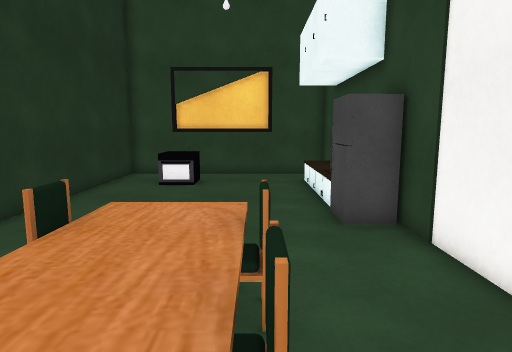
View 1 (above)

22 first-person views from a walk through a scene from a Unity 3-D project. The camera is 1.2 m above the floor, tilts 8° down and sees 75° across. Doors are open. The floor is counted in squares, 0.5 m on a side. Each view is taken from the middle of a square. On the plan, view 1 faces up. The plan holds only what a view shows up to about 20 squares ahead; the rest is blank. The place goes on beyond the plan. The player is left out. Some animated figures are left out. Some surface patterns are stand-ins.

View 2
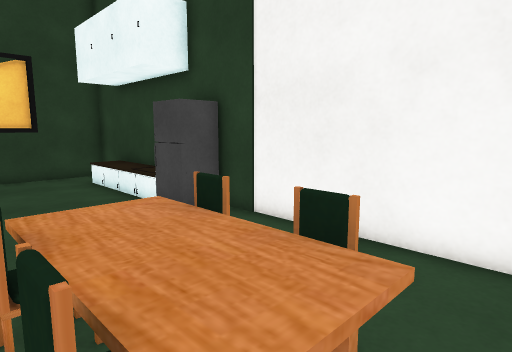

View 3
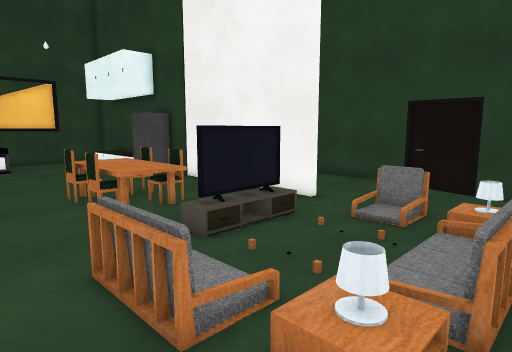

View 4
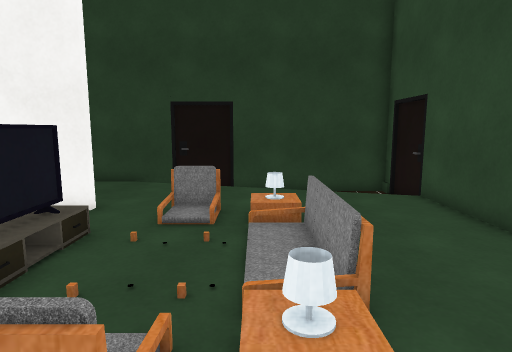

View 5
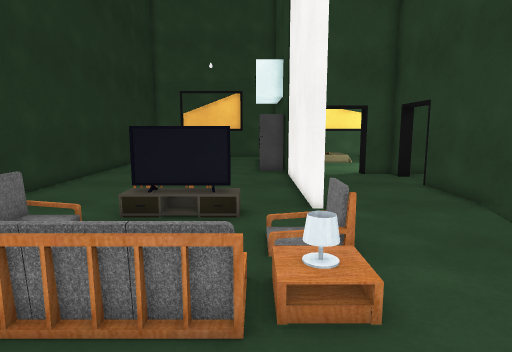

View 6
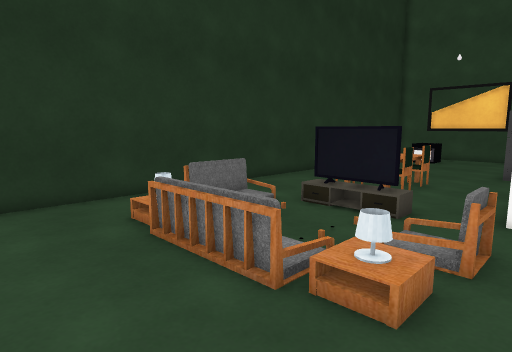

View 7
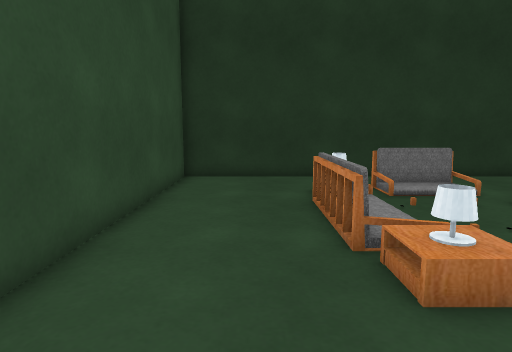

View 8
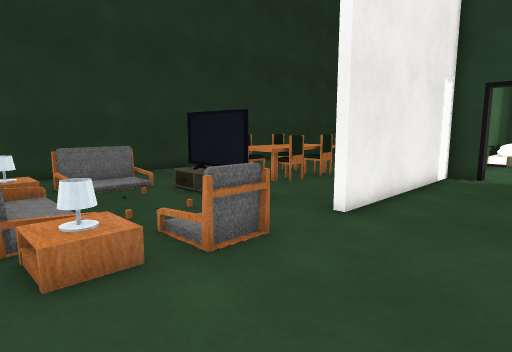

View 9
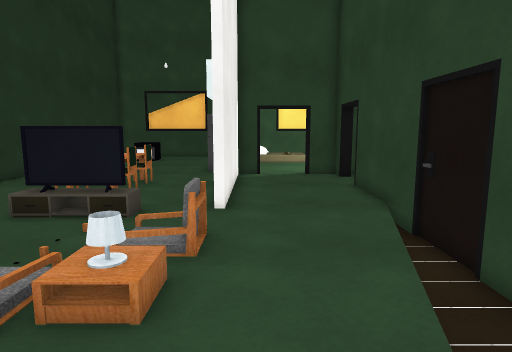

View 10
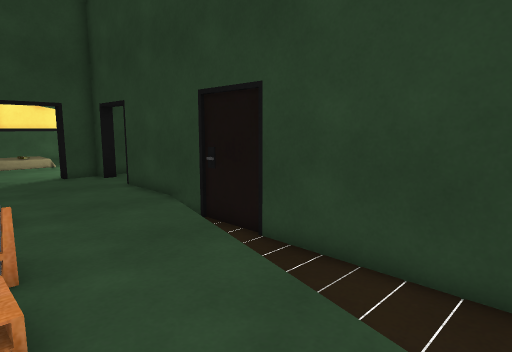

View 11
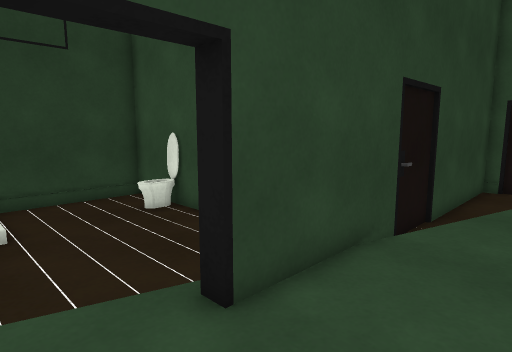

View 12
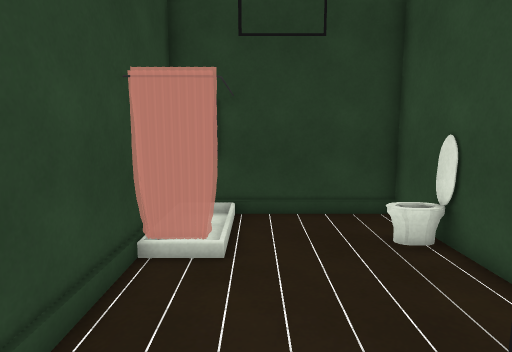

View 13
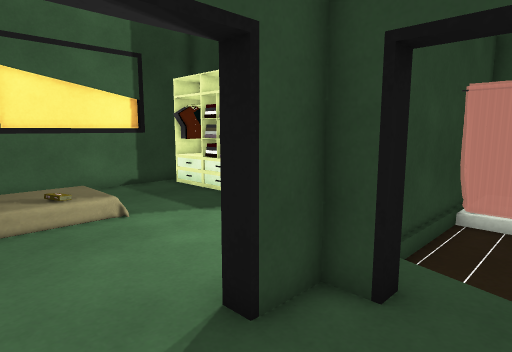

View 14
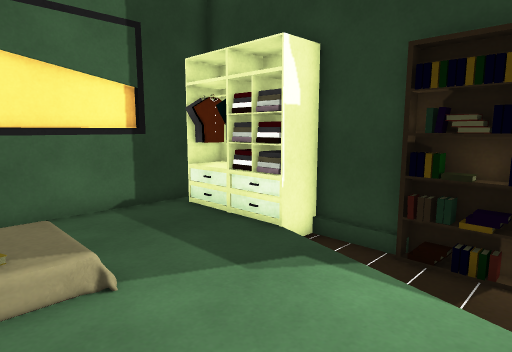

View 15
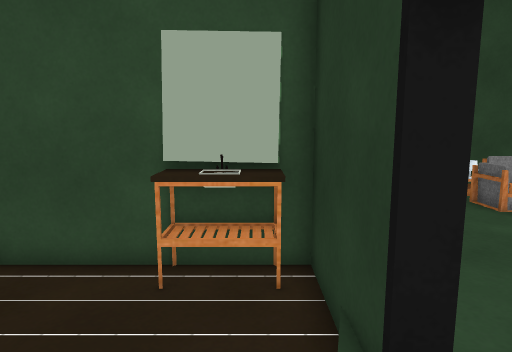

View 16
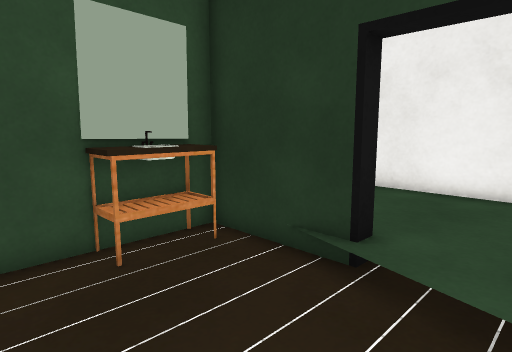

View 17
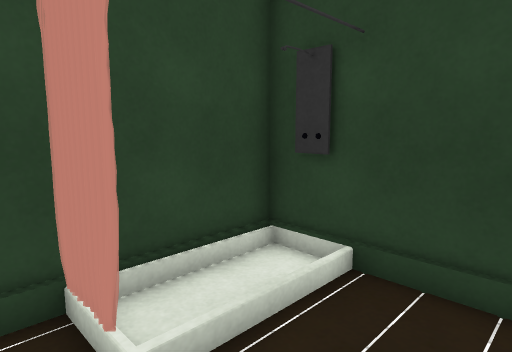

View 18
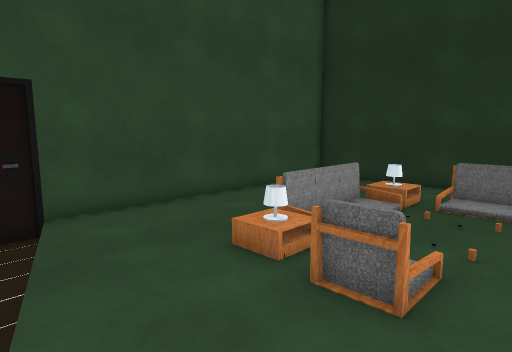

View 19
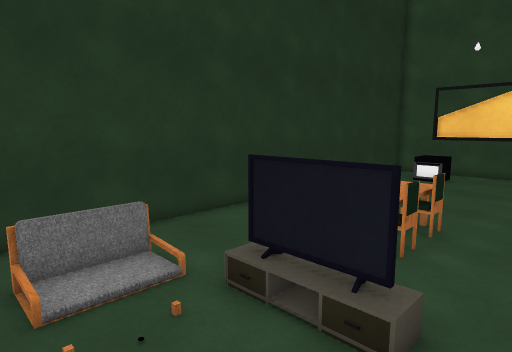

View 20
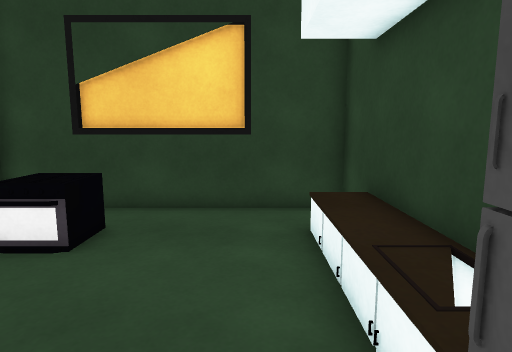

View 21
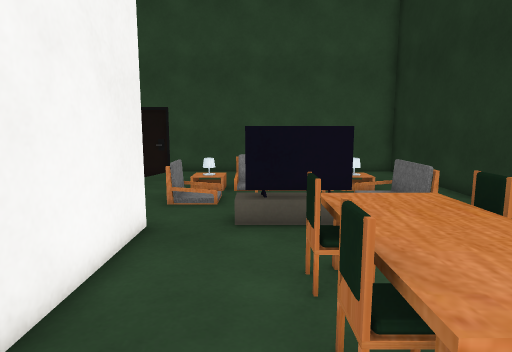

View 22
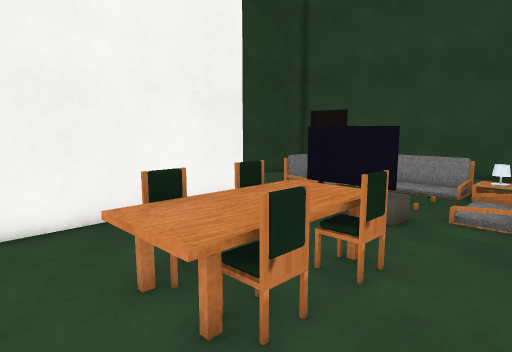

### Floor plan
Key: @ floor where view 1 was taken; # wall or solid block; . main floor; : floor 0.25 m higher than the main floor; + floor 0.5 m higher than the main floor; / step, stairs or slope; D open door; = window, fence, low wall or low ledge; ^ raised ledge; O other object.
Columns run from 7 left of view 1 to 20 right of it. Each row starts with its distance up from view 1.
 18 ###OOOOO####  OOOOO###
 17 #          O        ###
 16 #  ^^    ::O        ##
 15 #        :OO        ##O
 14 #  ==    :OO        ##O
 13 #        :OO        ##O
 12 #        :OO         /O
 11 #        :OO        .#O
 10 #        #^O        .##
  9 #        # OO       .##
  8 #       :##O  :
  7 # :     :  O#DD#OOOOOOOO###O
  6 #          O :  ##/....#...#
  5 #    ^^^   O     :/....#...#
  4 #   O^^O   O:   ::.........#
  3 #    ^^^   O    O#.........#
  2 #   O^^O   O    OO.........#
  1 #    ^^^   O    OO.........#
  0 #   :  @   O    O^^^^......#
 -1 #    :###: O    O###########
 -2 #  =::===:     :O
 -3 #  =:   :::=    O
 -4 #  =:    ::=   /O
 -5 #  =/   ://=   /O
 -6 #: ://::://:   .O
 -7 #  :+#===//:  :.O
 -8 #:            /.O
 -9 #             /.O
-10 #             ..O
-11 #        :: :/..O
-12 ##############OO#

Where each view was taken, in squares from view 1:
view 1: 0 up, 0 right, facing up
view 2: 0 up, 3 left, facing up-right
view 3: 8 down, 6 left, facing up-right
view 4: 6 down, 6 left, facing right
view 5: 11 down, 2 right, facing up
view 6: 11 down, 5 right, facing up-left
view 7: 9 down, 7 right, facing left
view 8: 8 down, 8 right, facing up-left
view 9: 11 down, 5 right, facing up
view 10: 11 down, 3 right, facing up-right
view 11: 6 up, 6 right, facing down-right
view 12: 4 up, 9 right, facing right
view 13: 4 up, 5 right, facing up-right
view 14: 8 up, 7 right, facing up-right
view 15: 6 up, 11 right, facing down
view 16: 6 up, 15 right, facing down-left
view 17: 2 up, 15 right, facing up-right
view 18: 2 down, 8 right, facing down-left
view 19: 6 down, 3 right, facing up-left
view 20: 8 up, 1 right, facing up
view 21: 7 up, 1 right, facing down
view 22: 7 up, 5 left, facing down-right
